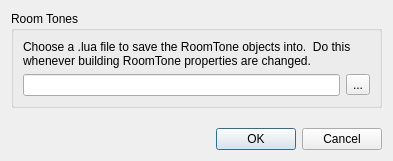
<?xml version="1.0" encoding="UTF-8"?>
<ui version="4.0">
 <class>WriteRoomTonesDialog</class>
 <widget class="QDialog" name="WriteRoomTonesDialog">
  <property name="geometry">
   <rect>
    <x>0</x>
    <y>0</y>
    <width>393</width>
    <height>161</height>
   </rect>
  </property>
  <property name="windowTitle">
   <string>Dialog</string>
  </property>
  <layout class="QGridLayout" name="gridLayout">
   <item row="0" column="0">
    <widget class="QGroupBox" name="groupBox">
     <property name="title">
      <string>Room Tones</string>
     </property>
     <layout class="QGridLayout" name="gridLayout_2">
      <item row="1" column="0">
       <layout class="QHBoxLayout" name="horizontalLayout">
        <item>
         <widget class="QLineEdit" name="fileName">
          <property name="readOnly">
           <bool>true</bool>
          </property>
         </widget>
        </item>
        <item>
         <widget class="QToolButton" name="browse">
          <property name="text">
           <string>...</string>
          </property>
         </widget>
        </item>
       </layout>
      </item>
      <item row="0" column="0">
       <widget class="QLabel" name="label">
        <property name="text">
         <string>Choose a .lua file to save the RoomTone objects into.  Do this whenever building RoomTone properties are changed.</string>
        </property>
        <property name="wordWrap">
         <bool>true</bool>
        </property>
       </widget>
      </item>
     </layout>
    </widget>
   </item>
   <item row="1" column="0">
    <spacer name="verticalSpacer">
     <property name="orientation">
      <enum>Qt::Vertical</enum>
     </property>
     <property name="sizeHint" stdset="0">
      <size>
       <width>20</width>
       <height>12</height>
      </size>
     </property>
    </spacer>
   </item>
   <item row="2" column="0">
    <widget class="QDialogButtonBox" name="buttonBox_2">
     <property name="orientation">
      <enum>Qt::Horizontal</enum>
     </property>
     <property name="standardButtons">
      <set>QDialogButtonBox::Cancel|QDialogButtonBox::Ok</set>
     </property>
    </widget>
   </item>
  </layout>
 </widget>
 <resources/>
 <connections>
  <connection>
   <sender>buttonBox_2</sender>
   <signal>accepted()</signal>
   <receiver>WriteRoomTonesDialog</receiver>
   <slot>accept()</slot>
   <hints>
    <hint type="sourcelabel">
     <x>263</x>
     <y>154</y>
    </hint>
    <hint type="destinationlabel">
     <x>49</x>
     <y>101</y>
    </hint>
   </hints>
  </connection>
  <connection>
   <sender>buttonBox_2</sender>
   <signal>rejected()</signal>
   <receiver>WriteRoomTonesDialog</receiver>
   <slot>reject()</slot>
   <hints>
    <hint type="sourcelabel">
     <x>343</x>
     <y>154</y>
    </hint>
    <hint type="destinationlabel">
     <x>284</x>
     <y>101</y>
    </hint>
   </hints>
  </connection>
 </connections>
</ui>
